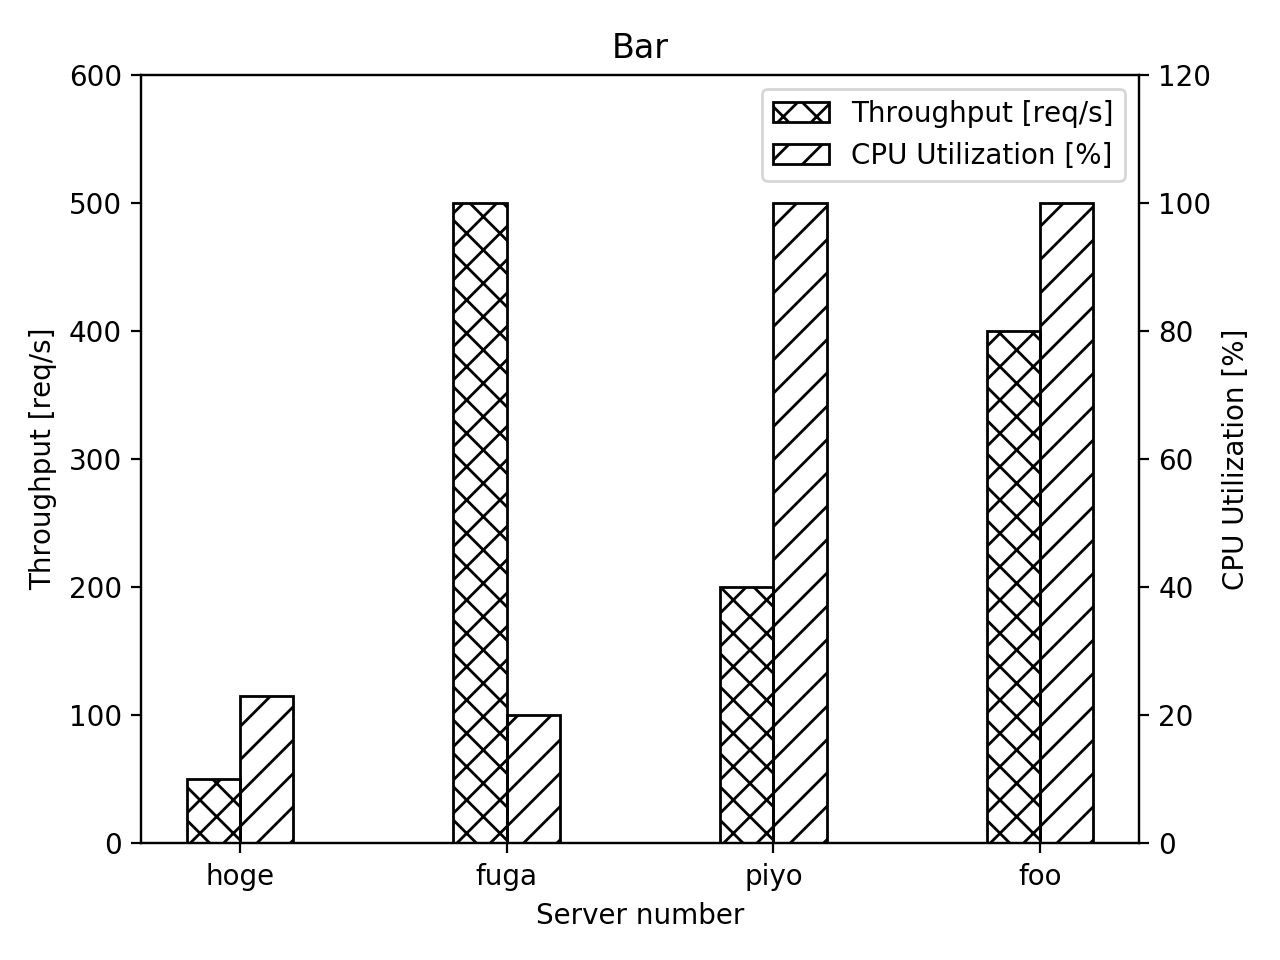

This figure's Python source:
import matplotlib.cm as cm
import matplotlib.pyplot as plt
import numpy as np
import pandas as pd

# Bar width
w=0.2

# Data
legend = np.array(['hoge', 'fuga', 'piyo', 'foo'])
throughput = np.array([50, 500, 200, 400])
utilization = np.array([23, 20, 100, 100])

# Index
x=np.arange(len(legend))

# Plot graphs
plt.xticks(x+w/2, legend, rotation=0)
plt.xlabel('Server number')

plt.ylim(0,600)
plt.ylabel('Throughput [req/s]')
b1 = plt.bar(x, throughput, width=w, label='Throughput [req/s]', fill=None, hatch='xx')

plt.twinx()
plt.ylim(0,120)
plt.ylabel('CPU Utilization [%]')
b2 = plt.bar(x+w, utilization, width=w, label='CPU Utilization [%]', fill=None, hatch='//')

plt.legend(handles=[b1,b2],loc='best')
plt.title('Bar')
plt.tight_layout()
plt.show()
